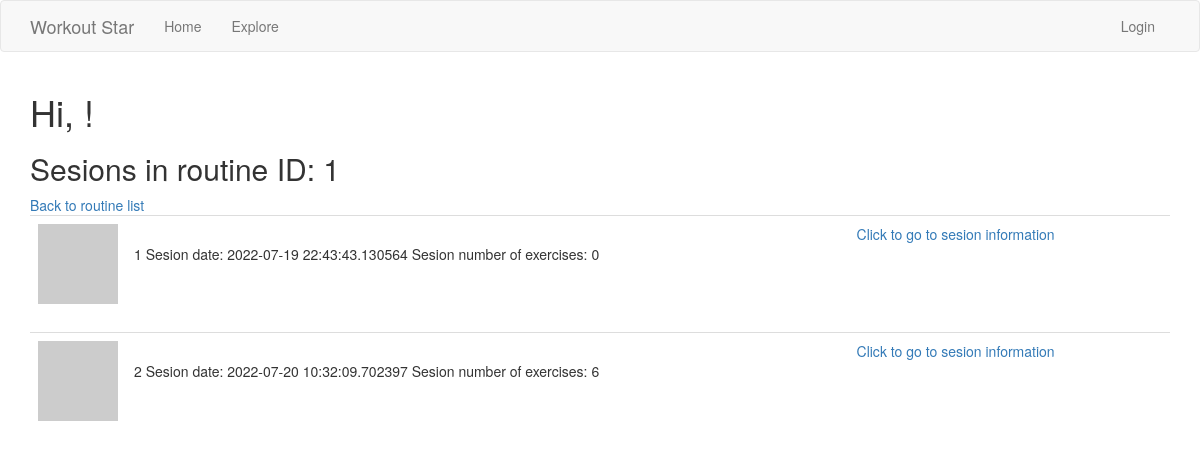
Screenshot of /explore/sesions/1 with the database file from the repository.
### app/models.py (models this page shows, shortened)
class Sesion(db.Model):
    id = db.Column(db.Integer, primary_key = True)
    date = db.Column(db.DateTime, index = True, nullable = True, default = datetime.utcnow)
    due_time = db.Column(db.DateTime, index = True, nullable = True)
    exercises = db.relationship('Exercise', backref='sesion', lazy='dynamic')
    user_id = db.Column(db.Integer, db.ForeignKey('user.id'))
    routine_id = db.Column(db.Integer, db.ForeignKey('routine.id'))

### app/main/routes.py (the view)
@bp.route('/explore/sesions/<routine_id>')
def sesions_in_routine(routine_id):
    sesions = Routine.query.get_or_404(routine_id).sesions.all()
    return render_template("all_sesions.html", sesions = sesions, routine_id=routine_id)

### app/models.py (called while the page is built)
    def avatar(self, size):
        digest = md5(self.email.lower().encode('utf-8')).hexdigest()
        return 'https://www.gravatar.com/avatar/{}?d=identicon&s={}'.format(digest, size)

### app/templates/all_sesions.html (shortened to what this page needs)
{% extends "base.html" %}
{% import 'bootstrap/wtf.html' as wtf %}
{% block app_content %}
    <h1>Hi, {{ current_user.username }}!</h1>
    {% if routine_id %}
    <h2>Sesions in routine ID: {{ routine_id }}</h2>
    <a href="{{ url_for('main.explore_routines', routine_id = routine_id) }}">Back to routine list</a>
    {% endif %}
    {% for sesion in sesions %}
        {% include '_sesion.html' %}
    {% endfor %}
{% endblock %}

### app/templates/_sesion.html (shortened to what this page needs)
    <table class="table table-hover">
        <tr>
            <td width="70px">
                <a href="{{ url_for('main.user', username=sesion.user.username) }}">
                    <img src="{{ sesion.user.avatar(70) }}" />
                </a>
            </td>
            <td>
                <br>
                <span id="post{{ sesion.id }}">{{ sesion.id }}</span>
                <span>{% if sesion.date %} Sesion date: {{ sesion.date }} {% endif %}</span>
                <span>Sesion number of exercises: {{ sesion.exercises.count() }} </span>
            </td>
            <td>
                <a href="{{ url_for('main.sesion', sesion_id=sesion.id) }}">
                Click to go to sesion information
                </a>
            </td>
        </tr>
    </table>

### rows the page displays
Sesion: id "1", date "2022-07-19 22:43:43.130564", exercises.count "0"
Sesion: id "2", date "2022-07-20 10:32:09.702397", exercises.count "6"

### other values shown
{{ routine_id }} "1"
